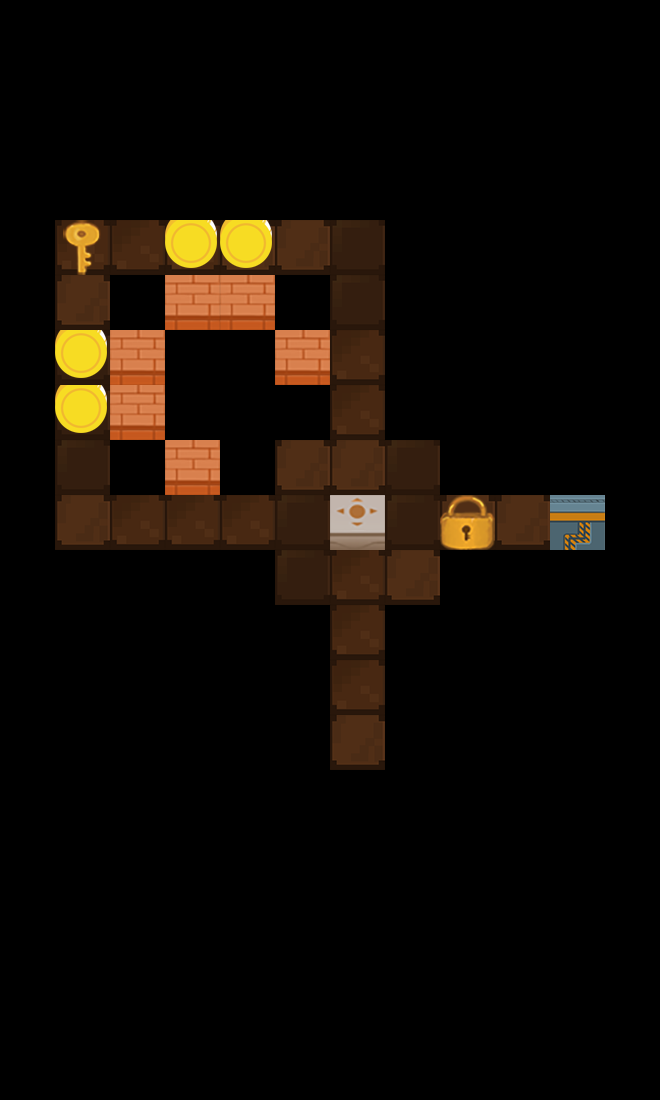

This game map was drawn from its Tiled (.tmx) file and the tilesets committed beside it. A one-line description and the trimmed map source follow:
An orthogonal 12x20 tile map with 55x55 px tiles, 3 tile layers (layer1, layer2, layer3) and 1 object (startPos).

<map version="1.0" orientation="orthogonal" renderorder="right-down" width="12" height="20" tilewidth="55" tileheight="55">
 <tileset firstgid="1" name="element2" tilewidth="55" tileheight="55">
  <image source="element2.png" width="715" height="715" />
 </tileset>
 <layer name="layer1" width="12" height="20">
  <data>[240 cells, 38 non-empty, 3 distinct tile ids]</data>
 </layer>
 <layer name="layer2" width="12" height="20">
  <data>[240 cells, 67 non-empty, 7 distinct tile ids]</data>
 </layer>
 <layer name="layer3" width="12" height="20">
  <data>[240 cells, 0 non-empty, 0 distinct tile ids]</data>
 </layer>
 <objectgroup name="objLayer">
  <object name="startPos" x="350.667" y="740">
   <properties>
    <property name="dir" value="up" />
   </properties>
  </object>
 </objectgroup>
</map>
